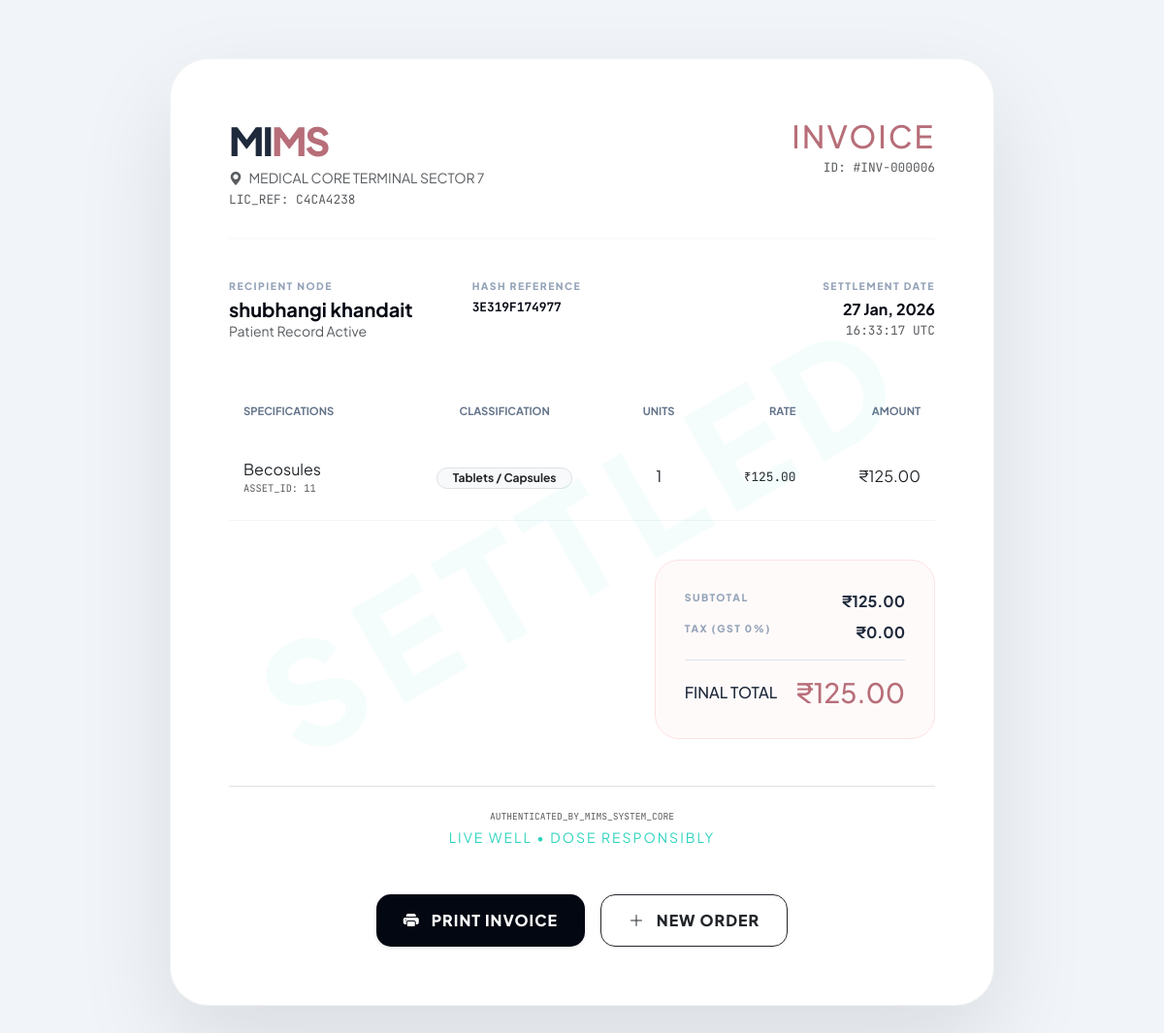
Screenshot of /module/generate_bill.php?sale_id=6 (signed in) with the database file from the repository.
### tables this page shows
CREATE TABLE `sales` (
  `id` int(11) NOT NULL,
  `medicine_id` int(11) NOT NULL,
  `patient_name` varchar(255) NOT NULL,
  `quantity_sold` int(11) NOT NULL,
  `sale_date` timestamp NOT NULL DEFAULT current_timestamp()
);

CREATE TABLE `medicines` (
  `id` int(11) NOT NULL,
  `m_name` varchar(255) NOT NULL,
  `category` varchar(100) DEFAULT NULL,
  `stock` int(11) DEFAULT NULL,
  `price` decimal(10,2) NOT NULL,
  `expiry_date` date DEFAULT NULL,
  `image_url` varchar(255) DEFAULT NULL,
  `description` text DEFAULT NULL,
  `image` varchar(255) DEFAULT 'default.png',
  `quantity` int(11) DEFAULT 0
);

### module/generate_bill.php (the view, shortened to what this page needs)
<?php
include('../config/db_connect.php');
$sale_id = (int)$_GET['sale_id'];
$query = "SELECT s.*, m.m_name, m.price as current_price, m.category
          FROM sales s
          JOIN medicines m ON s.medicine_id = m.id
          WHERE s.id = $sale_id";
$result = mysqli_query($conn, $query);
$data = mysqli_fetch_assoc($result);
$total_cost = $data['quantity_sold'] * $data['current_price'];
?>
<!DOCTYPE html>
<html lang="en">
<head>
    <link href="https://cdn.jsdelivr.net/npm/bootstrap@5.3.0/dist/css/bootstrap.min.css" rel="stylesheet">
    <link rel="stylesheet" href="https://cdn.jsdelivr.net/npm/bootstrap-icons@1.11.0/font/bootstrap-icons.css">
    <link rel="stylesheet" href="https://cdnjs.cloudflare.com/ajax/libs/animate.css/4.1.1/animate.min.css"/>
</head>
<body>
<div class="container">
    <div class="invoice-wrapper animate__animated animate__fadeInUp">
        <div class="invoice-header d-flex justify-content-between align-items-start">
            <div>
                <h1 class="logo-text mb-1">MI<span>MS</span></h1>
                <p class="text-muted small mb-0 fw-600">
                    <i class="bi bi-geo-alt-fill me-1"></i> MEDICAL CORE TERMINAL SECTOR 7<br>
                    <span class="mono">LIC_REF: <?php echo strtoupper(bin2hex(random_bytes(4))); ?></span>
                </p>
            </div>
            <div class="text-end">
                <h2 class="fw-800 mb-0" style="color: var(--rose-gold); letter-spacing: 2px;">INVOICE</h2>
                <div class="mono text-muted mt-1">ID: #INV-<?php echo str_pad($sale_id, 6, '0', STR_PAD_LEFT); ?></div>
            </div>
        </div>
        <div class="row mb-5">
            <div class="col-4">
                <p class="info-label mb-1">Recipient Node</p>
                <p class="info-value mb-0 h5 fw-800"><?php echo htmlspecialchars($data['patient_name']); ?></p>
                <p class="small text-muted mb-0">Patient Record Active</p>
            </div>
            <div class="col-4">
                <p class="info-label mb-1">Hash Reference</p>
                <p class="info-value mb-0 mono text-uppercase"><?php echo substr(md5($sale_id . 'MIMS'), 0, 12); ?></p>
            </div>
            <div class="col-4 text-end">
                <p class="info-label mb-1">Settlement Date</p>
                <p class="info-value mb-0"><?php echo date('d M, Y', strtotime($data['sale_date'])); ?></p>
                <p class="small text-muted mb-0 mono"><?php echo date('H:i:s', strtotime($data['sale_date'])); ?> UTC</p>
            </div>
        </div>
        <div class="table-responsive mb-4">
            <table class="table table-custom">
                <thead>
                    <tr>
                        <th>Specifications</th>
                        <th class="text-center">Classification</th>
                        <th class="text-center">Units</th>
                        <th class="text-end">Rate</th>
                        <th class="text-end">Amount</th>
                    </tr>
                </thead>
                <tbody>
                    <tr>
                        <td>
                            <div class="fw-800 text-dark"><?php echo htmlspecialchars($data['m_name']); ?></div>
                            <div class="mono text-muted" style="font-size: 0.65rem;">ASSET_ID: <?php echo $data['medicine_id']; ?></div>
                        </td>
                        <td class="text-center">
                            <span class="badge rounded-pill bg-light text-dark border px-3"><?php echo htmlspecialchars($data['category']); ?></span>
                        </td>
                        <td class="text-center fw-800"><?php echo $data['quantity_sold']; ?></td>
                        <td class="text-end mono">₹<?php echo number_format($data['current_price'], 2); ?></td>
                        <td class="text-end fw-800">₹<?php echo number_format($total_cost, 2); ?></td>
                    </tr>
                </tbody>
            </table>
        </div>
        <div class="row justify-content-end">
            <div class="col-md-5">
                <div class="total-card">
                    <div class="d-flex justify-content-between mb-2">
                        <span class="info-label">Subtotal</span>
                        <span class="fw-bold">₹<?php echo number_format($total_cost, 2); ?></span>
                    </div>
                    <div class="d-flex justify-content-between mb-3 border-bottom pb-3">
                        <span class="info-label">Tax (GST 0%)</span>
                        <span class="fw-bold">₹0.00</span>
                    </div>
                    <div class="d-flex justify-content-between align-items-center">
                        <span class="fw-800 h6 mb-0 text-uppercase">Final Total</span>
                        <span class="fw-800 h3 mb-0" style="color: var(--rose-gold);">₹<?php echo number_format($total_cost, 2); ?></span>
                    </div>
                </div>
            </div>
        </div>
        <div class="mt-5 pt-4 text-center border-top">
            <p class="mono text-muted mb-1" style="font-size: 0.6rem;">AUTHENTICATED_BY_MIMS_SYSTEM_CORE</p>
            <p class="small fw-800 text-uppercase" style="letter-spacing: 2px; color: var(--neural-cyan);">Live Well • Dose Responsibly</p>
        </div>
        <div class="mt-5 d-flex gap-3 justify-content-center no-print">
            <button onclick="window.print()" class="btn btn-mims btn-print shadow-sm">
                <i class="bi bi-printer-fill me-2"></i> PRINT INVOICE
            </button>
            <a href="billing.php" class="btn btn-mims btn-outline-dark">
                <i class="bi bi-plus-lg me-2"></i> NEW ORDER
            </a>
        </div>
    </div>
</div>
</body>
</html>

### module/generate_bill.php (style rules this page uses)
:root { --mims-dark: #030712; --rose-gold: #b76e79; --neural-cyan: #2DD4BF; }
body { font-family: 'Plus Jakarta Sans', sans-serif; background: #f1f5f9; color: #1E293B; padding: 20px; }
.invoice-wrapper { max-width: 850px; margin: 40px auto; background: white; padding: 60px; border-radius: 40px; box-shadow: 0 40px 100px rgba(0,0,0,0.1); position: relative; overflow: hidden; border: 1px solid rgba(0,0,0,0.05); }
.invoice-wrapper::before { content: "SETTLED"; position: absolute; top: 50%; left: 50%; transform: translate(-50%, -50%) rotate(-30deg); font-size: 150px; font-weight: 900; color: rgba(45, 212, 191, 0.05); pointer-events: none; z-index: 0; letter-spacing: 15px; }
.invoice-header { border-bottom: 2px solid #f8fafc; padding-bottom: 30px; margin-bottom: 40px; }
.logo-text { font-weight: 800; letter-spacing: -2px; font-size: 2.5rem; }
.logo-text span { color: var(--rose-gold); }
.mono { font-family: 'JetBrains Mono', monospace; font-size: 0.8rem; }
.info-label { font-size: 0.65rem; text-transform: uppercase; color: #94a3b8; font-weight: 800; letter-spacing: 1.5px; }
.info-value { font-weight: 700; color: var(--mims-dark); }
.table-custom thead { background: #f8fafc; }
.table-custom th { border: none; padding: 15px; font-size: 0.7rem; text-transform: uppercase; color: #64748B; }
.table-custom td { padding: 25px 15px; vertical-align: middle; border-bottom: 1px solid #f1f5f9; }
.total-card { background: #fffafa; border: 1px solid #fee2e2; border-radius: 25px; padding: 30px; }
.btn-mims { border-radius: 15px; padding: 14px 28px; font-weight: 800; text-transform: uppercase; letter-spacing: 1px; transition: 0.3s cubic-bezier(0.175, 0.885, 0.32, 1.275); }
.btn-print { background: var(--mims-dark); color: white; border: none; }

### rows the page displays
sales: patient_name "shubhangi khandait", sale_date "27 Jan, 2026", sale_date "16:33:17", medicine.m_name "Becosules", medicine "11", medicine.category "Tablets / Capsules", quantity_sold "1", medicine.price "125.00"

### other values shown
bin2hex(random_bytes(4)) "C4CA4238"
str_pad($sale_id, 6, '0', STR_PAD_LEFT) "000006"
substr(md5($sale_id . 'MIMS'), 0, 12) "3E319F174977"
